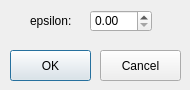
<?xml version="1.0" encoding="UTF-8"?>
<ui version="4.0">
 <class>OpenCVOptionDialog</class>
 <widget class="QDialog" name="OpenCVOptionDialog">
  <property name="geometry">
   <rect>
    <x>0</x>
    <y>0</y>
    <width>190</width>
    <height>90</height>
   </rect>
  </property>
  <property name="windowTitle">
   <string>OpenCVOptionDialog</string>
  </property>
  <widget class="QLabel" name="label">
   <property name="geometry">
    <rect>
     <x>30</x>
     <y>10</y>
     <width>47</width>
     <height>21</height>
    </rect>
   </property>
   <property name="text">
    <string>epsilon:</string>
   </property>
  </widget>
  <widget class="QPushButton" name="pushButtonOK">
   <property name="geometry">
    <rect>
     <x>10</x>
     <y>50</y>
     <width>81</width>
     <height>31</height>
    </rect>
   </property>
   <property name="text">
    <string>OK</string>
   </property>
  </widget>
  <widget class="QPushButton" name="pushButtonCancel">
   <property name="geometry">
    <rect>
     <x>100</x>
     <y>50</y>
     <width>81</width>
     <height>31</height>
    </rect>
   </property>
   <property name="text">
    <string>Cancel</string>
   </property>
  </widget>
  <widget class="QDoubleSpinBox" name="doubleSpinBoxEpsilon">
   <property name="geometry">
    <rect>
     <x>90</x>
     <y>10</y>
     <width>62</width>
     <height>22</height>
    </rect>
   </property>
  </widget>
 </widget>
 <layoutdefault spacing="6" margin="11"/>
 <resources/>
 <connections/>
</ui>
